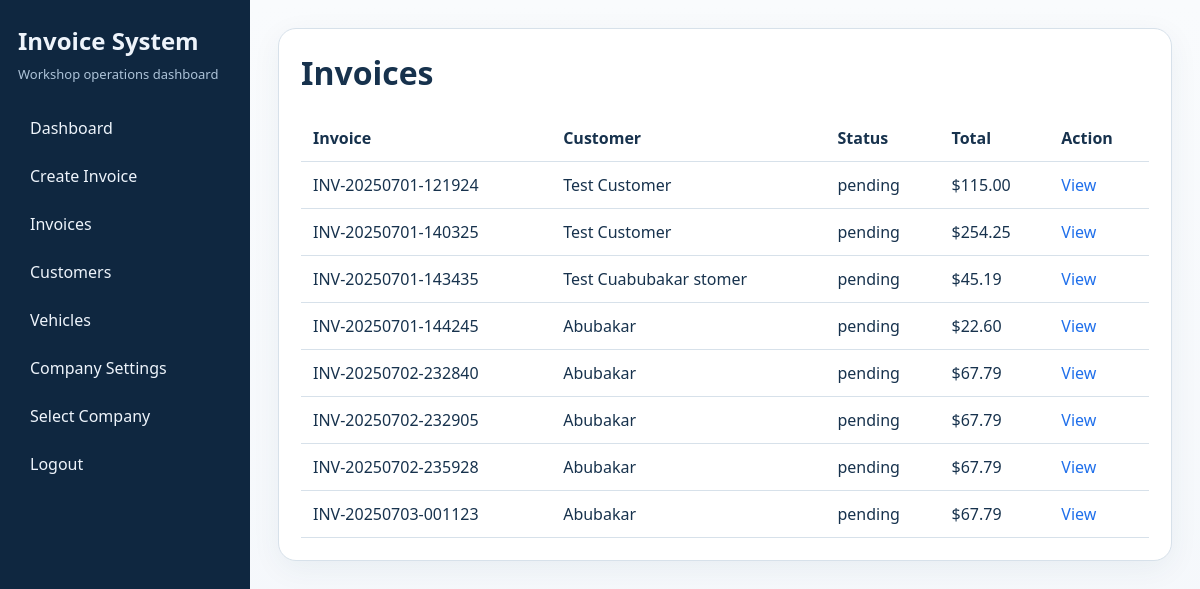
/invoices (signed in), run on the app's committed database.
### app.py (models this page shows)
class Invoice(db.Model):
    id = db.Column(db.Integer, primary_key=True)
    invoice_number = db.Column(db.String(20), unique=True, nullable=False)
    customer_id = db.Column(db.Integer, db.ForeignKey('customer.id'), nullable=False)
    vehicle_id = db.Column(db.Integer, db.ForeignKey('vehicle.id'))
    status = db.Column(db.String(20))
    subtotal = db.Column(db.Float)
    tax_rate = db.Column(db.Float, default=13.0)
    tax_amount = db.Column(db.Float)
    total = db.Column(db.Float)
    notes = db.Column(db.Text)
    created_at = db.Column(db.DateTime, default=datetime.utcnow)
    items = db.relationship('InvoiceItem', backref='invoice', lazy=True)

class Customer(db.Model):
    id = db.Column(db.Integer, primary_key=True)
    name = db.Column(db.String(100), nullable=False)
    phone = db.Column(db.String(20))
    email = db.Column(db.String(120))
    address = db.Column(db.String(200))
    created_at = db.Column(db.DateTime, default=datetime.utcnow)
    vehicles = db.relationship('Vehicle', backref='customer', lazy=True)
    invoices = db.relationship('Invoice', backref='customer', lazy=True)

### app.py (the view)
@app.route('/invoices')
def invoices():
    if not session.get('logged_in'):
        return redirect(url_for('login'))
    invoices = Invoice.query.all()
    company_id = session.get('company_id', 'generic')
    current_company = Company.query.get(company_id)
    return render_template('invoices.html', invoices=invoices, company=current_company)

### templates/invoices.html (shortened to what this page needs)
{% extends "base.html" %}
{% block content %}
<div class="hero">
    <h1>Invoices</h1>
    <table>
        <thead><tr><th>Invoice</th><th>Customer</th><th>Status</th><th>Total</th><th>Action</th></tr></thead>
        <tbody>
        {% for invoice in invoices %}
            <tr>
                <td>{{ invoice.invoice_number }}</td>
                <td>{{ invoice.customer.name if invoice.customer else 'Unknown' }}</td>
                <td>{{ invoice.status }}</td>
                <td>${{ '%.2f'|format(invoice.total or 0) }}</td>
                <td><a href="{{ url_for('view_invoice', invoice_id=invoice.id) }}">View</a></td>
            </tr>
        {% else %}
            <tr><td colspan="5">No invoices yet.</td></tr>
        {% endfor %}
        </tbody>
    </table>
</div>
{% endblock %}

### templates/base.html (style rules this page uses)
:root { --bg: #f4f7fb; --panel: #ffffff; --ink: #17324d; --muted: #5b7288; --accent: #1f6feb; --accent-2: #0c8f6a; --border: #d7e1ea; --danger: #c2410c; }
* { box-sizing: border-box; }
body { margin: 0; font-family: "Segoe UI", Arial, sans-serif; background: linear-gradient(180deg, #f9fbfd 0%, var(--bg) 100%); color: var(--ink); }
a { color: var(--accent); text-decoration: none; }
.hero, .card { background: var(--panel); border: 1px solid var(--border); border-radius: 18px; padding: 22px; box-shadow: 0 8px 30px rgba(18, 61, 91, 0.06); }
.hero { margin-bottom: 20px; }
h1, h2, h3 { margin-top: 0; }
table { width: 100%; border-collapse: collapse; }
th, td { padding: 12px; border-bottom: 1px solid var(--border); text-align: left; }

### data on the page
Invoice: invoice_number "INV-20250701-121924", customer "Test Customer", status "pending", total "115.00"
Invoice: invoice_number "INV-20250701-140325", customer "Test Customer", status "pending", total "254.25"
Invoice: invoice_number "INV-20250701-143435", customer "Test Cuabubakar stomer", status "pending", total "45.19"
Invoice: invoice_number "INV-20250701-144245", customer "Abubakar", status "pending", total "22.60"
Invoice: invoice_number "INV-20250702-232840", customer "Abubakar", status "pending", total "67.79"
Invoice: invoice_number "INV-20250702-232905", customer "Abubakar", status "pending", total "67.79"
Invoice: invoice_number "INV-20250702-235928", customer "Abubakar", status "pending", total "67.79"
Invoice: invoice_number "INV-20250703-001123", customer "Abubakar", status "pending", total "67.79"
